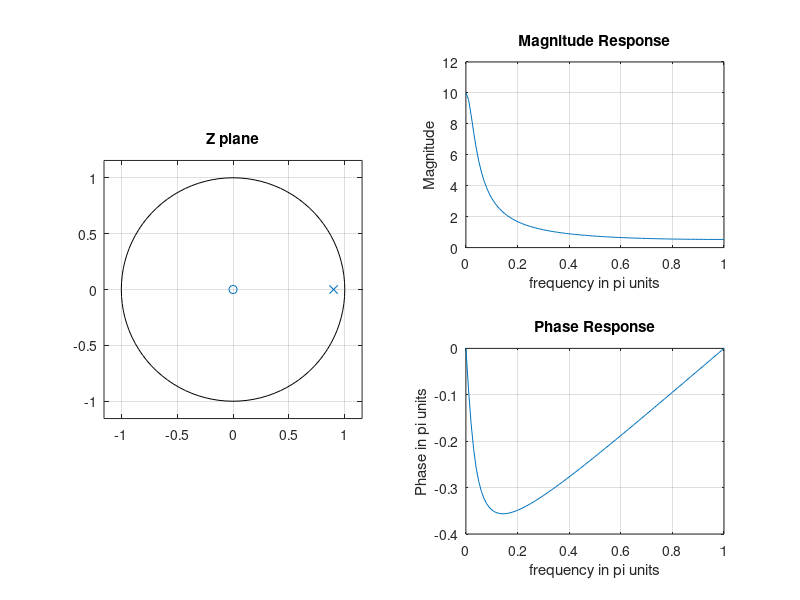

Reproduce this figure in MATLAB.
b = [1 0]; a = [1 -0.9];
% Tim phan bo diem cuc va diem khong
subplot(1,2,1);
zplane(b,a);
title('Z plane');
% Tim dap ung tan so bang cach danh gia 200 diem roi rac
% cua H(z) tren duong tron don vi
[H, w] = freqz(b,a,200,'whole');
magH = abs(H(1:101)); phaH= angle(H(1:101));
% Ve dap ung tan so
subplot(2,2,2); plot(w(1:101)/pi,magH); grid;
title('Magnitude Response');
xlabel('frequency in pi units');
ylabel('Magnitude');
subplot(2,2,4); plot(w(1:101)/pi,phaH/pi); grid;
title('Phase Response');
xlabel('frequency in pi units');
ylabel('Phase in pi units');